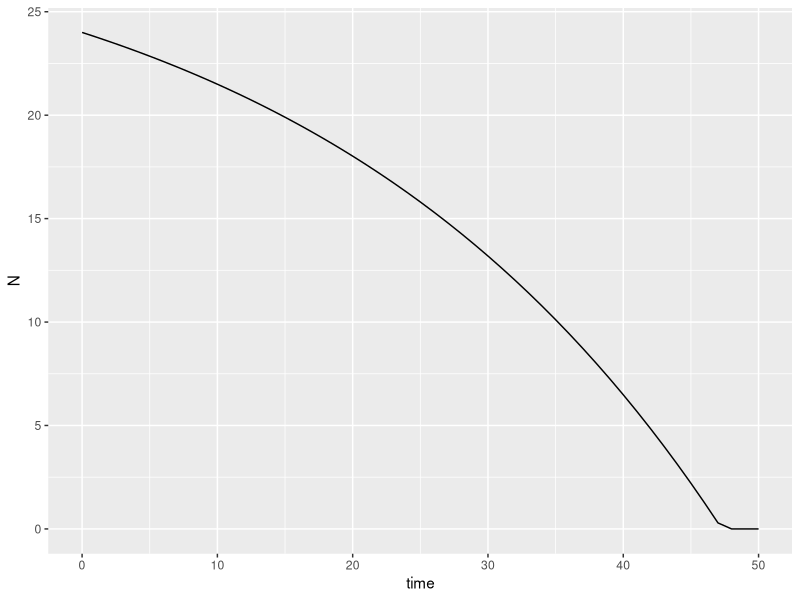
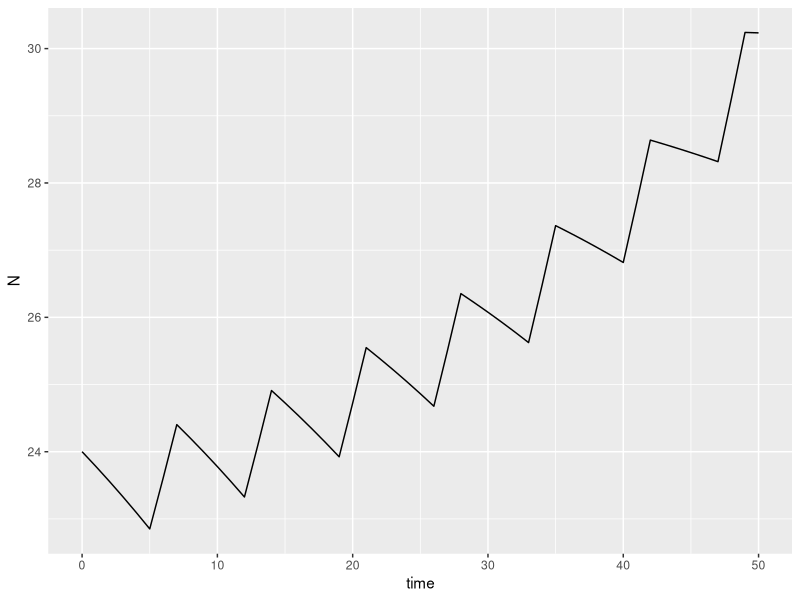

R code for these plots, in order:
## ---- chunk 1
knitr::opts_chunk$set(echo = TRUE)

library(deSolve)
library(ggplot2)
## ---- chunk 2
gs_dat <- data.frame(week = c(0, 6, 9), slime = c(10, 40, 80))
lm(log(slime) ~ week, data = gs_dat)
## ---- chunk 3
#Define the model as a function
Exponential <- function(t, state, parameters) {
with(as.list(c(state, parameters)), {
dN <- r * N
list(c(dN))
})
}

#Define the state variables, parameters, and times

parameters <- c(r = 0.23)
state <- c(N = 15) # We specify the initial values here
times <- 0:2 # Can use seq() to generate non-integer output times

#Run and save the model

exponential_sim <- ode(y = state, times = times, func = Exponential, parms = parameters)

exponential_sim
## ---- chunk 4
#Define the model as a function
Exponential_harvest <- function(t, state, parameters) {
with(as.list(c(state, parameters)), {
if (N > 0) {
dN <- r * N - h
} else {
dN <- 0
}
list(c(dN))
})
}

#Define the state variables, parameters, and times

parameters <- c(r = 0.23/7, h = 1)
state <- c(N = 24)
times <- 0:50 # this is now time in days!

#Run and save the model

exp_harvest_sim <- ode(y = state, times = times, func = Exponential_harvest, parms = parameters)

exp_harvest_sim

#Plot the model

ggplot(aes(x = time, y = N), data = as.data.frame(exp_harvest_sim)) + 
  geom_line()
## ---- chunk 5
#Set up the model function
Exponential_harvest_wknd <- function(t, state, parameters) {
with(as.list(c(state, parameters)), {
if (N > 0) {
if (t %% 7 < 5) {
dN <- r * N - h
} else {
dN <- r * N
}
} else {
dN <- 0
}
list(c(dN))
})
}

#Run the model

parameters <- c(r = 0.23/7, h = 1)
state <- c(N = 24)
times <- 0:50
exp_harvest_wknd_sim <- ode(y = state, times = times, func = Exponential_harvest_wknd, parms = parameters)


#Plot the model

ggplot(aes(x = time, y = N), data = as.data.frame(exp_harvest_wknd_sim)) + geom_line()
